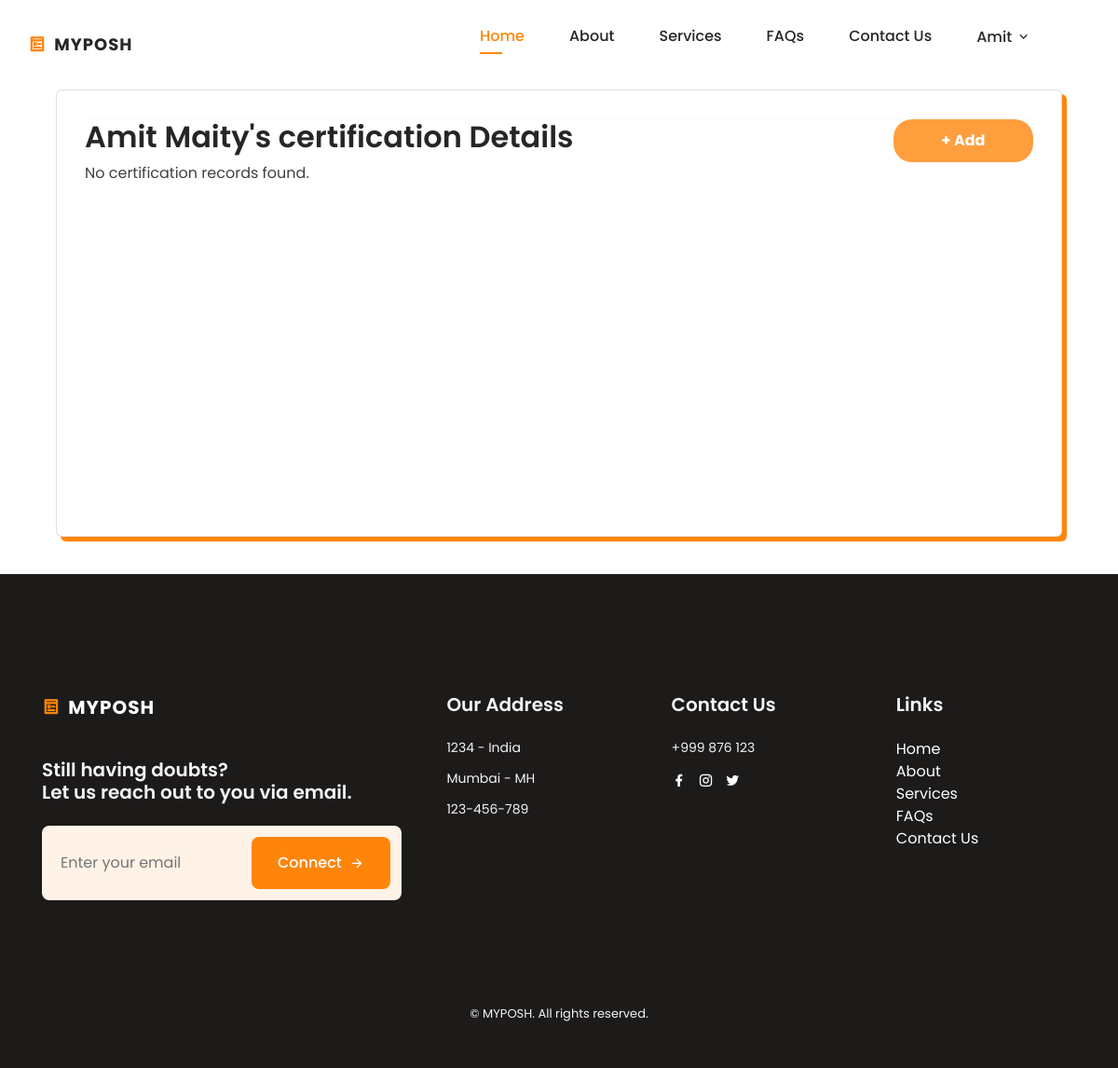
The page /profile/certification/create (signed in) on the database as committed earlier.
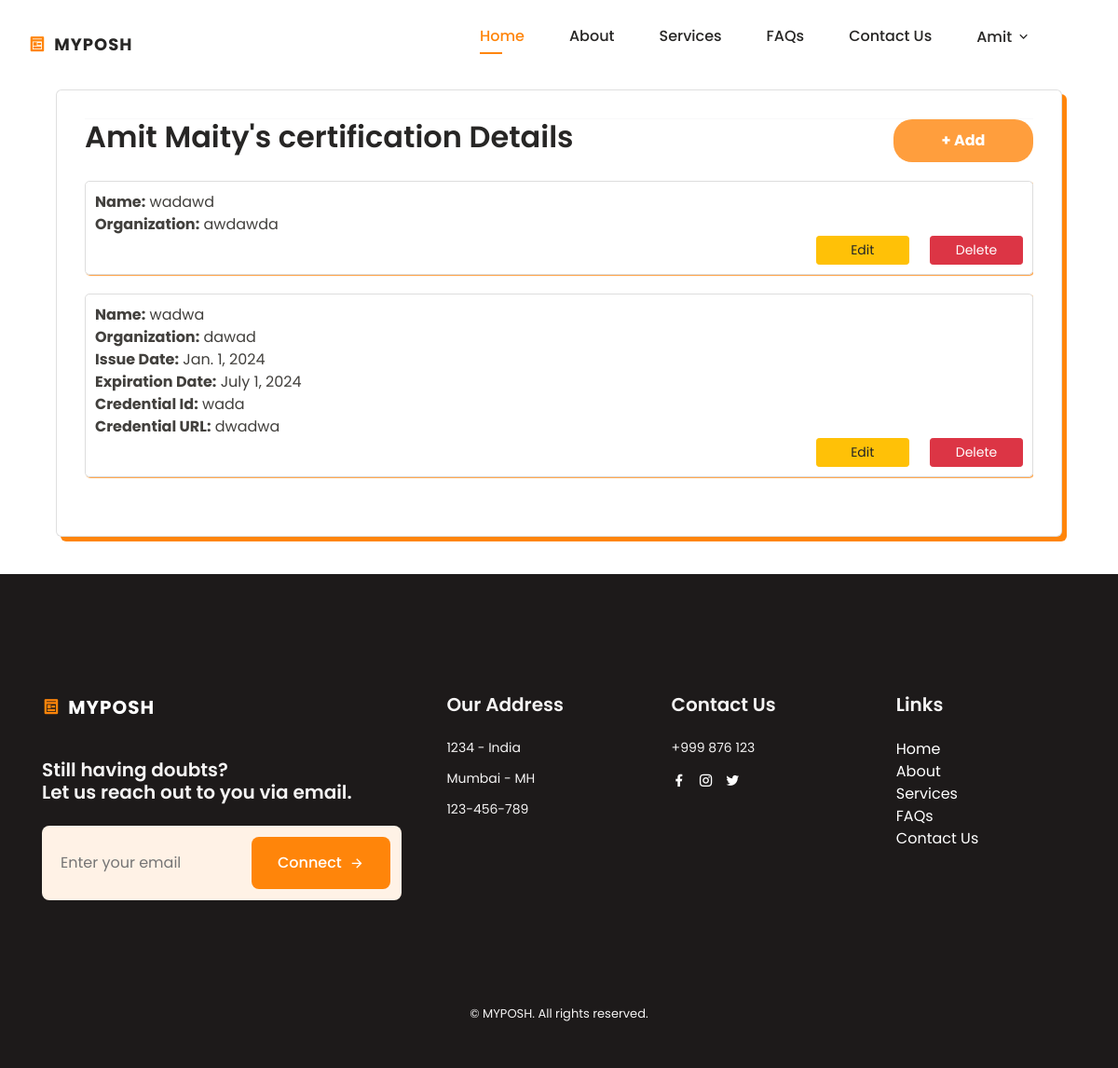
The same page on the database as committed later.
### posh/models.py (models this page shows)
class Certification(models.Model):
    user = models.ForeignKey(settings.AUTH_USER_MODEL, on_delete=models.CASCADE, related_name='certification')
    certificationNameInput = models.CharField(max_length=100)
    issuingOrganizationInput = models.CharField(max_length=100)
    issueDate = models.DateField(null=True, blank=True)
    expirationDate = models.DateField(null=True, blank=True)
    credentialIdInput = models.CharField(max_length=20, null=True, blank=True)
    credentialUrlInput = models.CharField(max_length=20, null=True, blank=True)

### posh/views.py (the view, shortened to what this page needs)
# urls.py: path('profile/certification/create', views.certification, name="certification"),
@login_required
def certification(request):
    user = request.user
    user = get_object_or_404(IndividualUser, username = request.user)
    cert_list = user.certification.all()  # Fetch all related education instances
    context = {
        'user': user,
        'cert_list':  cert_list,
    }
    return render(request, 'certifications.html', context)

### posh/templatetags/get_group.py (called while the page is built)
@register.filter(name='has_group')
def has_group(user, group_name):
    return user.groups.filter(name=group_name).exists()

### posh/templates/certifications.html (shortened to what the changed rows need)
{% extends "base.html" %}
{% load static %}
{% block stylescss %}
<link rel="stylesheet" href="https://stackpath.bootstrapcdn.com/bootstrap/4.5.2/css/bootstrap.min.css">
<link href="https://cdn.jsdelivr.net/npm/bootstrap@4.5.0/dist/css/bootstrap.min.css" rel="stylesheet">
<link rel="stylesheet" href="{% static 'assets/css/list_item.css' %}">
<link rel="stylesheet" href="{% static 'assets/css/profile.css' %}">
<link rel="stylesheet" href="https://cdn.jsdelivr.net/npm/intl-tel-input@19.5.5/build/css/intlTelInput.css">
<link rel="stylesheet" href="https://cdnjs.cloudflare.com/ajax/libs/intl-tel-input/17.0.8/css/intlTelInput.css"/>
{% endblock %}
{% block content %}
<div class="container light-style flex-grow-1 container-p-y">
    <div class="card overflow-hidden" style="min-height: 30rem">
        <div class="row no-gutters row-bordered row-border-light">
            <div class="col-md-12">
                <div class="tab-content">
                    <div class="tab-pane fade active show" id="account-general">
                        <div class="container-certification">
                            <div class="add_certification">
                                <h2>{{ user.fname }} {{ user.lname }}'s certification Details</h2>
                            </div>
                            <div id="certification-section">
                                <ul id="certification-list">
                                    {% if cert_list %}
                                        <ul>
                                            {% for certification in cert_list %}
                                                <li>
                                                    <strong>Name:</strong> {{ certification.certificationNameInput }}<br>
                                                    <strong>Organization:</strong> {{ certification.issuingOrganizationInput }}<br>
                                                    {% if certification.issueDate %}
                                                        <strong>Issue Date:</strong> {{ certification.issueDate }}<br>
                                                    {% endif %}
                                                    {% if certification.expirationDate %}
                                                        <strong>Expiration Date:</strong> {{ certification.expirationDate }}<br>
                                                    {% endif %}
                                                    {% if certification.credentialIdInput %}
                                                        <strong>Credential Id:</strong> {{ certification.credentialIdInput }}<br>
                                                    {% endif %}
                                                    {% if certification.credentialUrlInput %}
                                                        <strong>Credential URL:</strong> {{ certification.credentialUrlInput }}<br>
                                                    {% endif %}
                                                    <div class="buttons">
                                                        <button class="btn btn-warning btn-sm mr-2 edit-button" data-toggle="modal" data-target="#editCertificationModal" data-pk="{{ certification.id }}">Edit</button>
                                                        <a href="{% url 'delete_certification' certification.id %}">
                                                            <button class="btn btn-danger btn-sm delete-button" >Delete</button>
                                                        </a>
                                                    </div>
                                                </li>
                                            {% endfor %}
                                        </ul>
                                    {% else %}
                                        <p>No certification records found.</p>
                                    {% endif %}
                                </ul>
                            </div>
                        </div>
                    </div>
                </div>
            </div>
        </div>
    </div>
</div>
{% endblock %}

Rows that differ between the two databases and show on the page:
added Certification: certificationNameInput "wadawd", issuingOrganizationInput "awdawda"
added Certification: certificationNameInput "wadwa", issuingOrganizationInput "dawad", issueDate "Jan. 1, 2024", expirationDate "July 1, 2024", credentialIdInput "wada", credentialUrlInput "dwadwa"
Other text that changed with them:
text no longer shown: "No certification records found."
